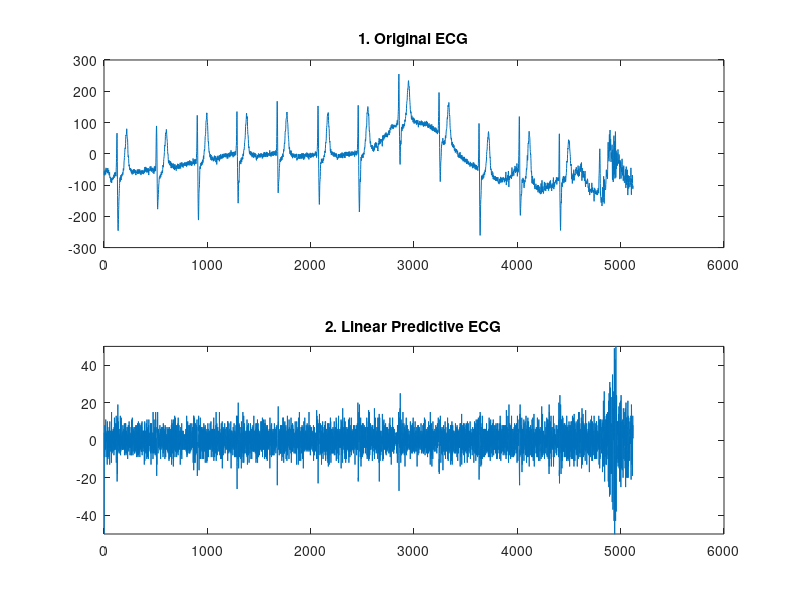

MATLAB code to generate this figure: (Note: this script raises an error after producing the figure.)
%   ECG CCOMPRESSION    
%          1. Linear Predictive Coding
%          2. Coding-packing Scheme
%          ***********************************************************
%        3 * A * 1 *   5/4 bits     *   5/4 bits    *    5/4 bits    *
%          ***********************************************************
%        4 * B * 0 1 *      7/6 bits         *      7/6 bits         *
%          ***********************************************************
%        2 * C * 0 0 0 1 *  3 bits  *  3 bits  *  3 bits  *  3 bits  *
%          ***********************************************************
%        1 * D * 0 0 0 0 *2 bits *2 bits *2 bits*2 bits*2 bits*2 bits*
%          ***********************************************************
%        5 * E * 0 0 1 1 *              12 bits                      *
%          ***********************************************************
%
%   Clear our variables
clear
%   Load data sample
plotname = 'Lead 1';
load ecg.mat;
lead1 = ecgdata(:,2);
size = length(lead1);
%size = 24;

lead11(1) = lead1(1);
lead11(2) = lead1(2);
for i = 3:1:size
    lead11(i) = lead1(i) - 2 * lead1(i-1) + lead1(i-2);
end

subplot(2, 1, 1); plot(lead1);
title('\bf1. Original ECG'); ylim([-300 300]);
subplot(2, 1, 2); plot(lead11);
title('\bf2. Linear Predictive ECG'); ylim([-50 50]);

k = 0;
m = 0;
i = 1;
ecgout(:) = 0;

while (i<=(size-5))
    ecgo = 0;
    %Frame D
    if ((max(lead11(i:(i+5)))>=-2) && (max(lead11(i:(i+5)))<=1))
        for j=i:1:(i+5)
            ecgo = bitset(ecgo,(j-i)*2+1,bitget(bin2dec(dec2twos(lead11(j))),1));
            ecgo = bitset(ecgo,(j-i)*2+2,bitget(bin2dec(dec2twos(lead11(j))),2));
        end
        ecgo = bitand(ecgo,4095);
        i = i + 6;
        
    %Frame C
    else if ((max(lead11(i:(i+3)))>=-4) && (max(lead11(i:(i+3)))<=3))
        for j=i:1:(i+3)
            ecgo = bitset(ecgo,(j-i)*3+1,bitget(bin2dec(dec2twos(lead11(j))),1));
            ecgo = bitset(ecgo,(j-i)*3+2,bitget(bin2dec(dec2twos(lead11(j))),2));
            ecgo = bitset(ecgo,(j-i)*3+3,bitget(bin2dec(dec2twos(lead11(j))),3));
        end
        ecgo = bitand(ecgo,4095);
        ecgo = bitset(ecgo,13,1);
        i = i + 4;

    %Frame A
    else if ((max(lead11(i:(i+2)))>=-16) && (max(lead11(i:(i+2)))<=15))
        %do something
        for j=i:1:(i+2)
            ecgo = bitxor(ecgo,bitshift(bin2dec(dec2twos(lead11(j))),(j-i)*5));
        end
        ecgo = bitset(ecgo,16,1);
        i = i + 3;
        
    %Frame B
    else if ((max(lead11(i:(i+1)))>=-64) && (max(lead11(i:(i+1)))<=63)) 
        %do something
        for j=i:1:(i+1)
            ecgo = bitxor(ecgo,bitshift(bin2dec(dec2twos(lead11(j))),(j-i)*7));
        end
        ecgo = bitset(ecgo,16,0);
        ecgo = bitset(ecgo,15,1);
        i = i + 2;
        
    %Frame E
        else
        ecgo = bin2dec(dec2twos(lead11(j)));
        ecgo = bitset(ecgo,16,0);
        ecgo = bitset(ecgo,15,0);
        ecgo = bitset(ecgo,14,1);
        ecgo = bitset(ecgo,13,1);     
        i = i + 1;
        end
        end
        end
    end
    m = m+1;
    ecgout(m,1) = ecgo;
end

csvwrite('Compressed_ECG.csv',ecgout);